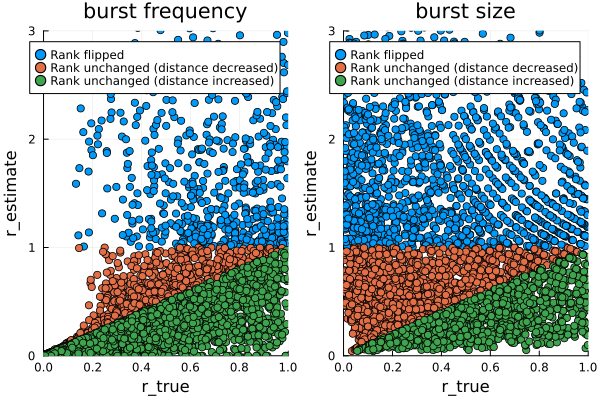

Recreate this plot in Julia.
using StatsBase
using Distributions, LinearAlgebra, StaticArrays,Random
using Plots

# p_cap ~ Dirac(0.3)
# Calculate cross entropy between two distributions
function cross_entropy(p, q)
    eps = 1e-14
    P = max.(eps,p)
    P = P/sum(P)
    Q = max.(eps,q)
    Q = Q/sum(Q)
    return -sum(P .* log.(Q))
end

# Calculate telegraph distributions via finite state projection
function CME_maturemar!(p)
    ρ,σon,σoff,N=p
    d=1
    C = zeros(2*N,2*N)
    C[1:N,1:N] = - diagm(0 => σon*ones(N)) - diagm(0 => d*collect(0:N-1)) + diagm(1 => d*collect(1:N-1))
    C[1:N,N+1:2*N] = diagm(0 => σoff*ones(N)) 
    C[N+1:2*N,1:N] = diagm(0 => σon*ones(N)) 
    C[N+1:2*N,N+1:2*N] = - diagm(0 => σoff*ones(N))  - diagm(0 => ρ*vcat(ones(N-1),0)) + diagm(-1 => ρ*ones(N-1))- diagm(0 => d*collect(0:N-1)) + diagm(1 => d*collect(1:N-1))
    C[1,:].=1 
    pp=C\[1;zeros(2*N-1)]
    pm1=pp[N+1:2*N]+pp[1:N]

    return pm1
end

# ρ=15*0.3 in Fig. 8a
ρ = 15*0.3

# Truncation in FSP
N = 300

# Range of f_on
edge1 = collect(0.01:0.01:1)

# Range of N_σ
edge2 = 10 .^collect(-1:0.02:3.1)


cro_tele = zeros(length(edge1),length(edge2))
cro_nb = zeros(length(edge1),length(edge2))
cro_pois = zeros(length(edge1),length(edge2))
for i in 1:length(edge1) 
    for j in 1:length(edge2)
        fon = edge1[i]
        Nσ = edge2[j]

        # Calculate entropy for telegraph distribution
        σon =fon*Nσ
        σoff = (1-fon)*Nσ
        P = CME_maturemar!((ρ,σon,σoff,N))
        cro_tele[i,j] = cross_entropy(P, P)

        # Calculate cross entropy for negative binomial distribution (method of moments)
        r1 = (1+σoff+σon)*σon/σoff
        b1 = ρ*σoff/((1+σoff+σon)*(σoff+σon))
        p1 = 1/(b1+1)
        R1 = pdf.(NegativeBinomial(r1,p1),0:N-1)
        cro_nb[i,j] = cross_entropy(P, R1) 

        # Calculate cross entropy for Poisson distribution
        m = ρ*σon/(σon+σoff)
        Q = pdf.(Poisson(m),0:N-1)
        cro_pois[i,j] = cross_entropy(P, Q) 
    end
end


using Distributions,StatsPlots

# Number of cells
nc=10000

# aeBIC for each model
bic_pois =  2*nc.*cro_pois.+log(nc) * 1
bic_nb = 2*nc.*cro_nb.+log(nc) * 2
bic_tele = 2*nc.*cro_tele.+log(nc) * 3

# Model selection based on aeBIC
bic1 = zeros(length(edge1),length(edge2))
for i in 1:length(edge1)
    for j in 1:length(edge2)
        bic_values = [bic_pois[i,j],bic_nb[i,j],bic_tele[i,j]]
        bic1[i,j] = findmin(bic_values)[2] 
    end
end
bic1
contourf(log10.(edge2),edge1[1:end],bic1,color=:viridis,levels=2, linewidth=0,xlabel="log10(Nσ)",ylabel="fon",title="aeBIC_select_+dirac(0.3)_nc=$(nc)")

# Find parameter set whose optimal model is negative binomial
select_nb = count(x->x==2,bic1) 
positions = []
for i in 1:length(edge1) 
    for j in 1:length(edge2)
        if bic1[i,j]==2
            push!(positions,[edge1[i],edge2[j]])
        end
    end
end

positions = Matrix(hcat(positions...)')
tele_bfbs = zeros(select_nb,2) 
effnb_bfbs = zeros(select_nb,2) 
for i in 1 : select_nb
    fon = positions[i,1]
    Nσ = positions[i,2]

    σon = fon*Nσ
    σoff = (1-fon)*Nσ

    # Ground truth of burst size and burst frequency
    tele_bfbs[i,1] = σon
    tele_bfbs[i,2] = ρ/σoff

    # Estimation of burst size and burst frequency
    effnb_bfbs[i,1] = (1+σoff+σon)*σon/σoff
    effnb_bfbs[i,2] = ρ*σoff/((1+σoff+σon)*(σoff+σon))  ####计算每个点所对应的burst frequency和 burst size
end

# Number of scatter dots
n = Int(5000)
bf_xy = zeros(n,2) ####存储每一个burst frequency的(r_true,r_estimate)
bs_xy = zeros(n,2)
for i in 1 : n
    rows = randperm(size(positions, 1))[1:2]  #####随机生成两个不重复的数，作为用来比较的两个点在tele_bfbs和effnb_bfbs的位置

    # Ensure r_true <= 1 (burst frequency)
    if tele_bfbs[rows[1],1]/tele_bfbs[rows[2],1]<=1  
        # Calculate r_true   
        bf_xy[i,1] = (tele_bfbs[rows[1],1]/tele_bfbs[rows[2],1])
        # Calculate r_estimate
        bf_xy[i,2] = (effnb_bfbs[rows[1],1]/effnb_bfbs[rows[2],1]) 
    else 
        # Calculate r_true 
        bf_xy[i,1] = (tele_bfbs[rows[2],1]/tele_bfbs[rows[1],1])
        # Calculate r_estimate
        bf_xy[i,2] = (effnb_bfbs[rows[2],1]/effnb_bfbs[rows[1],1])
    end

    # Ensure r_true <= 1 (burst size)
    if tele_bfbs[rows[1],2]/tele_bfbs[rows[2],2]<=1
        # Calculate r_true 
        bs_xy[i,1] = (tele_bfbs[rows[1],2]/tele_bfbs[rows[2],2])
        # Calculate r_estimate
        bs_xy[i,2] = (effnb_bfbs[rows[1],2]/effnb_bfbs[rows[2],2])
    else 
        # Calculate r_true 
        bs_xy[i,1] = (tele_bfbs[rows[2],2]/tele_bfbs[rows[1],2])
        # Calculate r_estimate
        bs_xy[i,2] = (effnb_bfbs[rows[2],2]/effnb_bfbs[rows[1],2])
    end
end

# Rank flipped
bf_rf = bf_xy[findall(x->x>=1,bf_xy[:,2]),:]
# Rank unchanged (distance decreased)
bf_rudd = bf_xy[setdiff(collect(1:n), union(findall(x->x<=1,bf_xy[:,2]./bf_xy[:,1]),findall(x->x>=1,bf_xy[:,2]))),:] 
# Rank unchanged (distance increased)
bf_rudi = bf_xy[findall(x->x<=1,bf_xy[:,2]./bf_xy[:,1]),:] 

# Rank flipped
bs_rf = bs_xy[findall(x->x>=1,bs_xy[:,2]),:] 
# Rank unchanged (distance decreased)
bs_rudd = bs_xy[setdiff(collect(1:n), union(findall(x->x<=1,bs_xy[:,2]./bs_xy[:,1]),findall(x->x>=1,bs_xy[:,2]))),:] 
# Rank unchanged (distance increased)
bs_rudi = bs_xy[findall(x->x<=1,bs_xy[:,2]./bs_xy[:,1]),:]  

p1 = scatter(bf_rf[:,1],bf_rf[:,2],label="Rank flipped")
scatter!(bf_rudd[:,1],bf_rudd[:,2],label="Rank unchanged (distance decreased)")
scatter!(bf_rudi[:,1],bf_rudi[:,2],xlims=(0,1),ylims=(0,3),label="Rank unchanged (distance increased)",title="burst frequency",xlabel="r_true",ylabel="r_estimate")

p2 = scatter(bs_rf[:,1],bs_rf[:,2],label="Rank flipped")
scatter!(bs_rudd[:,1],bs_rudd[:,2],label="Rank unchanged (distance decreased)")
scatter!(bs_rudi[:,1],bs_rudi[:,2],xlims=(0,1),ylims=(0,3),label="Rank unchanged (distance increased)",title="burst size",xlabel="r_true",ylabel="r_estimate")

plot(p1,p2)
